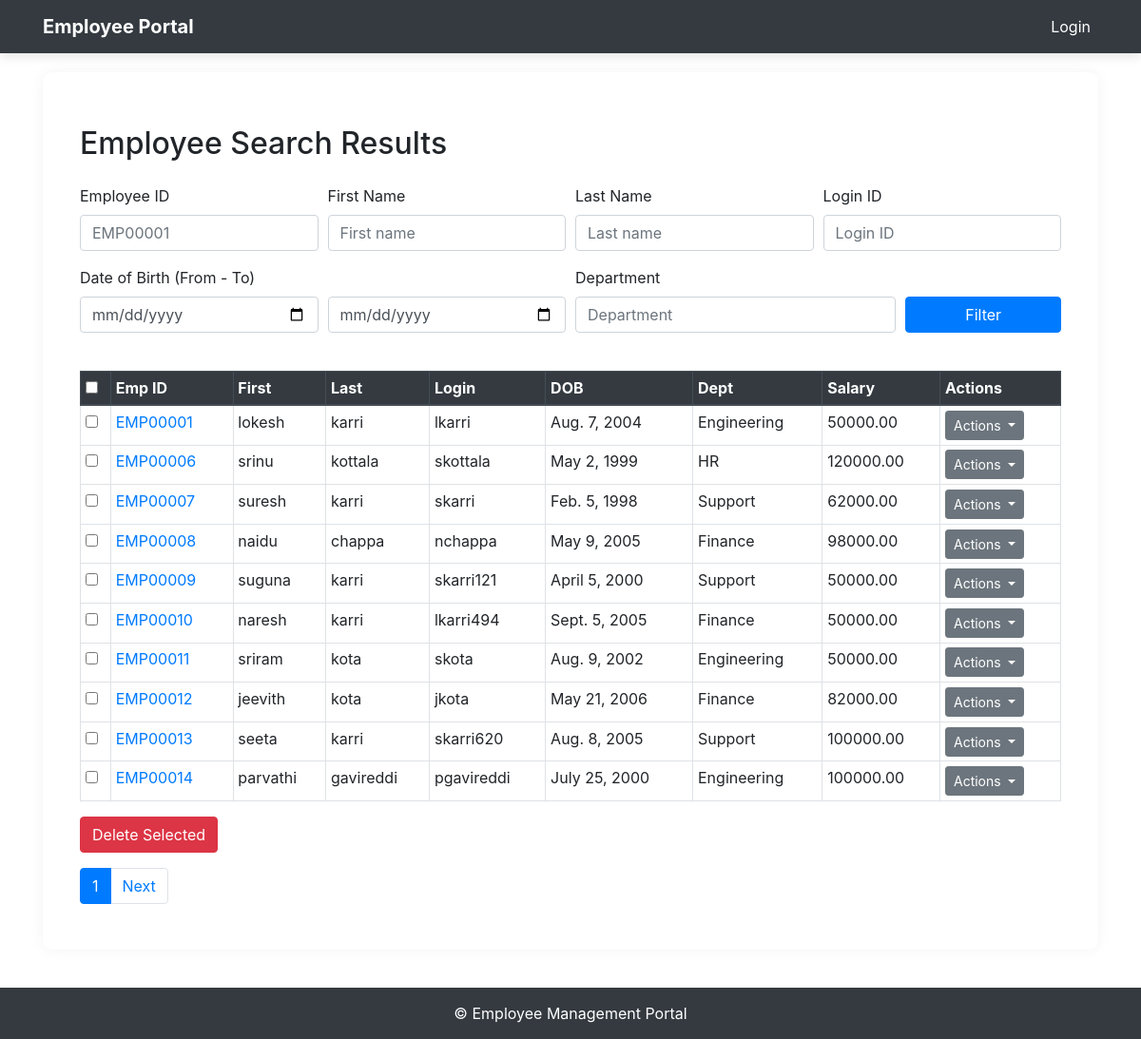
/search/, run on an earlier commit of the app's database.
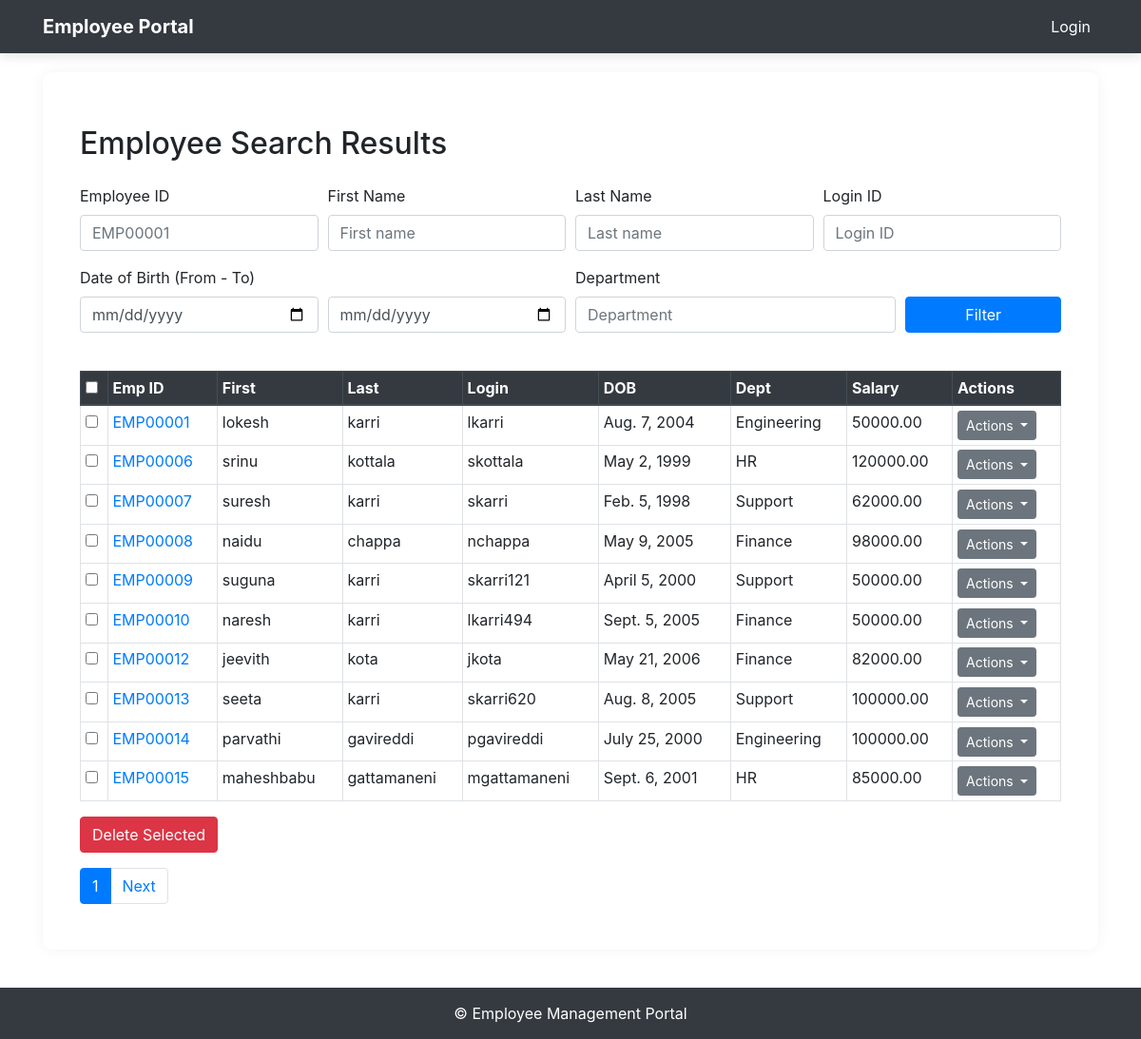
And on a later commit of the database.
### employees/models.py (models this page shows, shortened)
class Employee(models.Model):
    employee_id = models.CharField(max_length=10, unique=True, default=generate_employee_id)
    first_name = models.CharField(max_length=50)
    last_name = models.CharField(max_length=50)
    middle_name = models.CharField(max_length=50, blank=True, null=True)
    login_id = models.CharField(max_length=50, unique=True, blank=True)
    date_of_birth = models.DateField()
    department = models.CharField(max_length=20, choices=DEPARTMENTS)
    salary = models.DecimalField(max_digits=10, decimal_places=2)
    permanent_address = models.TextField()
    current_address = models.TextField()
    id_proof = models.FileField(
    upload_to='id_proofs/',
    validators=[FileExtensionValidator(['pdf'])],
    blank=True,
    null=True
)

### employees/views.py (the view)
# urls.py: path('search/', views.employee_search, name='employee_search'),
def employee_search(request):
    query = Employee.objects.all()
    filters = {
        'employee_id': request.GET.get('employee_id', ''),
        'first_name__icontains': request.GET.get('first_name', ''),
        'last_name__icontains': request.GET.get('last_name', ''),
        'login_id__icontains': request.GET.get('login_id', ''),
        'department': request.GET.get('department', ''),
    }
    for key, val in filters.items():
        if val:
            query = query.filter(**{key: val})
    dob_start = request.GET.get('dob_start')
    dob_end = request.GET.get('dob_end')
    if dob_start and dob_end:
        query = query.filter(date_of_birth__range=[dob_start, dob_end])
    paginator = Paginator(query, 10)
    page_number = request.GET.get('page')
    page_obj = paginator.get_page(page_number)
    return render(request, 'employee_search.html', {'page_obj': page_obj})

### employees/templates/employee_search.html (shortened to what this page needs)
{% extends 'base.html' %}
{% load static %}
{% block content %}
<link href="https://stackpath.bootstrapcdn.com/bootstrap/4.5.2/css/bootstrap.min.css" rel="stylesheet">
<div class="container mt-4">
  <h2 class="mb-4">Employee Search Results</h2>
  <form method="get" class="mb-4">
    <div class="form-row">
      <div class="form-group col-12 col-sm-6 col-md-3">
        <label>Employee ID</label>
        <input type="text" name="employee_id" value="{{ request.GET.employee_id }}" class="form-control" placeholder="EMP00001">
      </div>
      <div class="form-group col-12 col-sm-6 col-md-3">
        <label>First Name</label>
        <input type="text" name="first_name" value="{{ request.GET.first_name }}" class="form-control" placeholder="First name">
      </div>
      <div class="form-group col-12 col-sm-6 col-md-3">
        <label>Last Name</label>
        <input type="text" name="last_name" value="{{ request.GET.last_name }}" class="form-control" placeholder="Last name">
      </div>
      <div class="form-group col-12 col-sm-6 col-md-3">
        <label>Login ID</label>
        <input type="text" name="login_id" value="{{ request.GET.login_id }}" class="form-control" placeholder="Login ID">
      </div>
      <div class="form-group col-12 col-md-6">
        <label>Date of Birth (From - To)</label>
        <div class="form-row">
          <div class="col-6">
            <input type="date" name="dob_start" value="{{ request.GET.dob_start }}" class="form-control">
          </div>
          <div class="col-6">
            <input type="date" name="dob_end" value="{{ request.GET.dob_end }}" class="form-control">
          </div>
        </div>
      </div>
      <div class="form-group col-12 col-md-4">
        <label>Department</label>
        <input type="text" name="department" value="{{ request.GET.department }}" class="form-control" placeholder="Department">
      </div>
      <div class="form-group col-12 col-md-2 d-flex align-items-end">
        <button type="submit" class="btn btn-primary btn-block">Filter</button>
      </div>
    </div>
  </form>
  <form method="post" action="{% url 'employee_bulk_delete' %}" id="bulkDeleteForm">
    <div class="table-responsive">
      <table class="table table-bordered table-hover table-sm">
        <thead class="thead-dark">
          <tr>
            <th><input type="checkbox" id="selectAll"></th>
            <th>Emp ID</th>
            <th>First</th>
            <th>Last</th>
            <th>Login</th>
            <th>DOB</th>
            <th>Dept</th>
            <th>Salary</th>
            <th>Actions</th>
          </tr>
        </thead>
        <tbody>
          {% for emp in page_obj %}
          <tr>
            <td><input type="checkbox" name="selected_employees" value="{{ emp.id }}"></td>
            <td><a href="{% url 'employee_detail' emp.id %}">{{ emp.employee_id }}</a></td>
            <td>{{ emp.first_name }}</td>
            <td>{{ emp.last_name }}</td>
            <td>{{ emp.login_id }}</td>
            <td>{{ emp.date_of_birth }}</td>
            <td>{{ emp.department }}</td>
            <td>{{ emp.salary }}</td>
            <td>
              <div class="dropdown">
                <button class="btn btn-secondary btn-sm dropdown-toggle" type="button" data-toggle="dropdown">
                  Actions
                </button>
              </div>
            </td>
          </tr>
          {% empty %}
          <tr>
            <td colspan="9" class="text-center">No results found.</td>
          </tr>
          {% endfor %}
        </tbody>
      </table>
    </div>
    <div class="mb-3">
      <button type="submit" class="btn btn-danger">Delete Selected</button>
    </div>
  </form>
  <nav>
    <ul class="pagination">
      <li class="page-item active">
        <span class="page-link">{{ page_obj.number }}</span>
      </li>
      {% if page_obj.has_next %}
      <li class="page-item">
        <a class="page-link" href="?page={{ page_obj.next_page_number }}">Next</a>
      </li>
      {% endif %}
    </ul>
  </nav>
</div>
{% endblock %}

### employees/templates/base.html (shortened to what this page needs)
<!DOCTYPE html>
<html lang="en">
<head>
  <link href="https://cdn.jsdelivr.net/npm/bootstrap@5.3.0/dist/css/bootstrap.min.css" rel="stylesheet">
</head>
<body>
  <nav class="navbar navbar-expand-lg navbar-dark bg-dark">
    <div class="container">
      <a class="navbar-brand" href="{% url 'employee_search' %}">Employee Portal</a>
      <div class="collapse navbar-collapse justify-content-end" id="navbarNav">
        <ul class="navbar-nav text-center">
          {% if user.is_authenticated %}
          <li class="nav-item">
            <a class="nav-link" href="{% url 'employee_add' %}">Add Employee</a>
          </li>
          <li class="nav-item">
            <a class="nav-link" href="{% url 'logout' %}">Logout</a>
          </li>
          {% else %}
          <li class="nav-item">
            <a class="nav-link" href="{% url 'login' %}">Login</a>
          </li>
          {% endif %}
        </ul>
      </div>
    </div>
  </nav>
  <div class="container">
    <div class="main-container">
      {% block content %}{% endblock %}
    </div>
  </div>
  <footer>
    &copy; {{ now.year }} Employee Management Portal
  </footer>
</body>
</html>

### employees/templates/base.html (style rules this page uses)
body { background-color: #f0f2f5; font-family: 'Segoe UI', sans-serif; }
.navbar { box-shadow: 0 4px 10px rgba(0, 0, 0, 0.1); }
.navbar-brand { font-weight: bold; font-size: 1.4rem; }
.nav-link { color: #ffffff !important; transition: 0.3s; }
.main-container { background: white; padding: 2rem 1.5rem; border-radius: 10px; box-shadow: 0 0 15px rgba(0,0,0,0.05); margin-top: 20px; }
footer { text-align: center; padding: 15px; background-color: #343a40; color: #fff; margin-top: 40px; }

What changed in the data, as far as the page shows it:
removed Employee: employee_id "EMP00011", first_name "sriram", last_name "kota", login_id "skota", date_of_birth "Aug. 9, 2002", department "Engineering", salary "50000.00"
now on this page (row unchanged): Employee: employee_id "EMP00015", first_name "maheshbabu", last_name "gattamaneni", login_id "mgattamaneni", date_of_birth "Sept. 6, 2001", department "HR", salary "85000.00"
